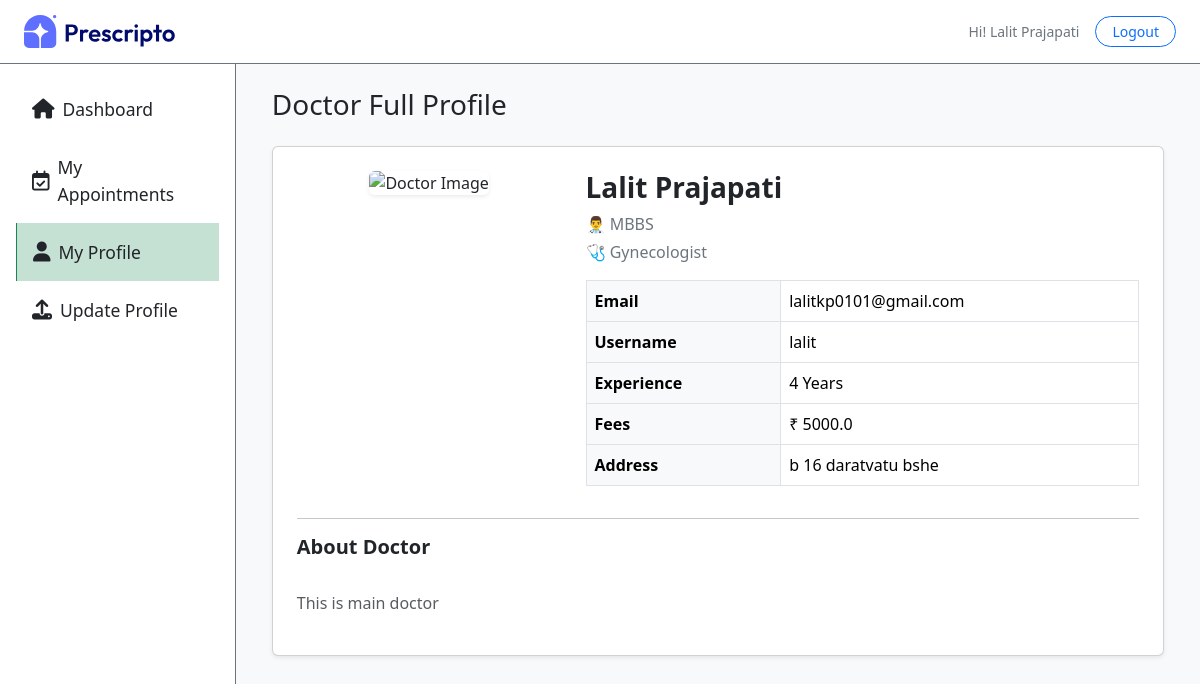
The app's page /doctor_profile/ (signed in), older data.
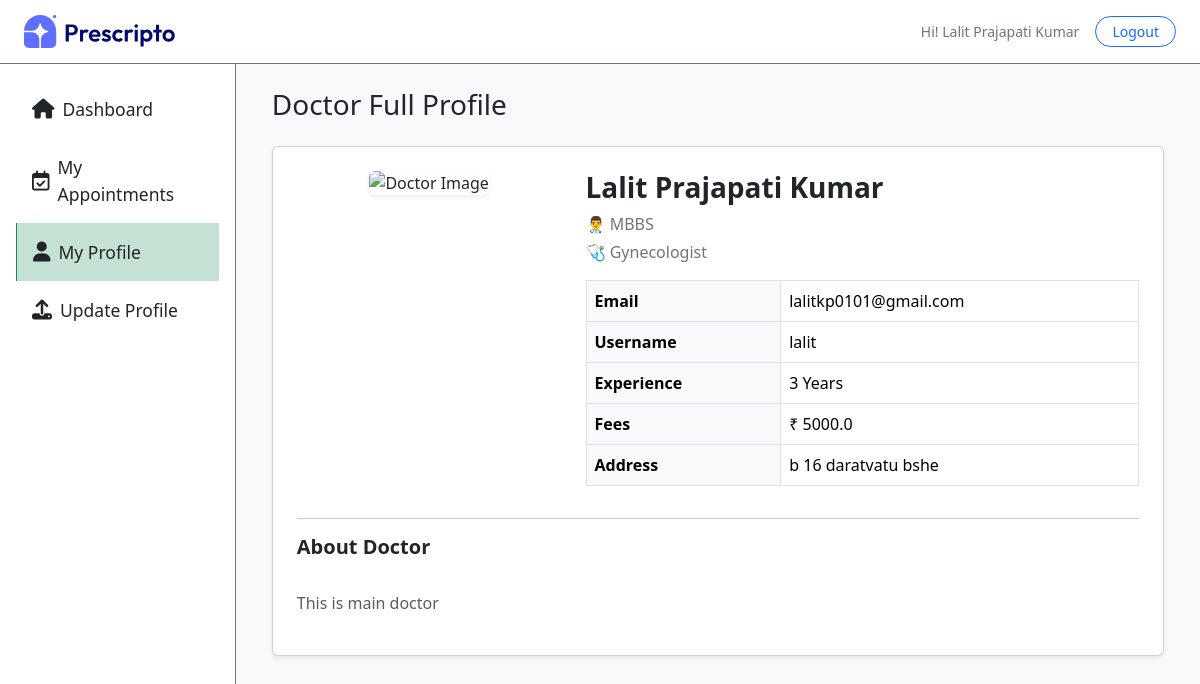
The same page, newer data.
### appointment/models.py (models this page shows, shortened)
class Doctor(models.Model):
    image = CloudinaryField('image', folder='doctor_image')
    name = models.CharField(max_length=100)
    email = models.EmailField()
    username = models.CharField(max_length=255, unique=True)
    password = models.CharField(max_length=100)
    experience = models.IntegerField()
    fees = models.FloatField()
    category = models.ForeignKey(Category, on_delete=models.CASCADE)
    degree = models.CharField(max_length=50)
    about = models.TextField()
    address = models.TextField()
    available = models.BooleanField(default=True)

class Category(models.Model):
    name = models.CharField(max_length=100)

### appointment/views.py (the view)
# urls.py: path('doctor_profile/', views.doctor_profile, name='doctor_profile'),
def doctor_profile(request):
    doctor_id = request.session.get('doctor_id')
    doctor = Doctor.objects.get(id=doctor_id)
    return render(request, 'dashboard/doctor_profile.html', {"role" : "doctor", 'action': 'profile', 'doctor': doctor})

### templates/dashboard/doctor_profile.html
{% extends "dashboard/layout.html" %}
{% load static %}
{% block contant %}
<section class="flex-grow p-4 bg-light w-100">
    <div class="container">
        <h3 class="mb-4">Doctor Full Profile</h3>
        <div class="card shadow-sm p-4">
            <div class="row">
                <div class="col-md-4 text-center">
                    <img src="{{ doctor.image.url }}"
                         alt="Doctor Image"
                         class="img-fluid rounded shadow-sm mb-3"
                         style="max-height: 280px; object-fit: cover;">
                </div>
                <div class="col-md-8">
                    <h3 class="fw-bold">{{ doctor.name }}</h3>
                    <p class="text-secondary mb-1">👨‍⚕️ {{ doctor.degree }}</p>
                    <p class="text-secondary mb-3">🩺 {{ doctor.category.name }}</p>
                    <table class="table table-bordered">
                        <tr>
                            <th class="bg-light">Email</th>
                            <td>{{ doctor.email }}</td>
                        </tr>
                        <tr>
                            <th class="bg-light">Username</th>
                            <td>{{ doctor.username }}</td>
                        </tr>
                        <tr>
                            <th class="bg-light">Experience</th>
                            <td>{{ doctor.experience }} Years</td>
                        </tr>
                        <tr>
                            <th class="bg-light">Fees</th>
                            <td>₹ {{ doctor.fees }}</td>
                        </tr>
                        <tr>
                            <th class="bg-light">Address</th>
                            <td>{{ doctor.address }}</td>
                        </tr>
                    </table>
                </div>
            </div>
            <hr>
            <h5 class="fw-bold">About Doctor</h5>
            <p class="text-muted" style="white-space: pre-line;">
                {{ doctor.about }}
            </p>
        </div>
    </div>
</section>
{% endblock %}

### templates/dashboard/layout.html (shortened to what this page needs)
<!DOCTYPE html>
<html lang="en">
<head>
    <link href="https://cdn.jsdelivr.net/npm/bootstrap@5.3.3/dist/css/bootstrap.min.css" rel="stylesheet" />
    <link href="https://cdnjs.cloudflare.com/ajax/libs/font-awesome/5.15.3/css/all.min.css" rel="stylesheet" />
    <link rel="stylesheet" href="https://cdnjs.cloudflare.com/ajax/libs/font-awesome/6.7.2/css/all.min.css" />
</head>
{% load static %}
<body>
    <header class="d-flex justify-content-between align-items-center border-bottom border-secondary px-4"
        style="height: 64px;">
        <div class="d-flex align-items-center position-relative">
            <a href="{% url "dash_admin" %}">
                <img src="{% static "assets/assets_frontend/logo.svg" %}" alt="GreenCart logo icon with green color" width='70%'>
            </a>
        </div>
        <div class="d-flex align-items-center gap-3 text-secondary small">
            {% if role == 'admin' %}
                <span class="text-capitalize">Hi! {{  request.session.username  }}</span>
            {% else %}
                <span>Hi! {{ doctor.name }}</span>
            {% endif %}
            <a href="{% url "dash_logout" %}" class="btn btn-outline-primary btn-sm rounded-pill px-3 py-1">Logout</a>
        </div>
    </header>
    <main class="d-flex" style="min-height: calc(100vh - 64px);">
        {% if role == 'doctor' %}
            <nav id="sidebar" class="border-end border-secondary p-3" style="width: 18rem;">
                <a href="{% url "doctor_dashboard" %}" class="nav-link d-flex align-items-center gap-2 p-3 fs-5 text-dark {% if action == 'doctor' %}bg-success bg-opacity-25 border-start border-success fw-medium{% endif %}" data-id="add">
                    <i class="fa-solid fa-house"></i> <span class='small'>Dashboard</span>
                </a>
                <a href="{% url "doctor_appointments" %}" class="nav-link d-flex align-items-center gap-2 p-3 fs-5 text-dark " data-id="add">
                   <i class="fa-regular fa-calendar-check"></i><span class='small'>My Appointments</span>
                </a>
                <a href="{% url "doctor_profile" %}" class="nav-link d-flex align-items-center gap-2 p-3 fs-5 text-dark {% if action == 'profile' %}bg-success bg-opacity-25 border-start border-success fw-medium{% endif %}" data-id="add">
                    <i class="fa-solid fa-user"></i> <span class='small'>My Profile</span>
                </a>
                <a href="{% url "edit_doctor" %}" class="nav-link d-flex align-items-center gap-2 p-3 fs-5 text-dark {% if action == 'edit_doctor' %}bg-success bg-opacity-25 border-start border-success fw-medium{% endif %}" data-id="add">
                    <i class="fa-solid fa-upload"></i> <span class='small'>Update Profile</span>
                </a>
            </nav>
        {% endif %}
        {% block contant %}
        {% endblock %}
    </main>
</body>
</html>

Row changes from the older to the newer data that the page shows:
changed Doctor "MBBS": name "Lalit Prajapati" → "Lalit Prajapati Kumar"; experience "4" → "3"
